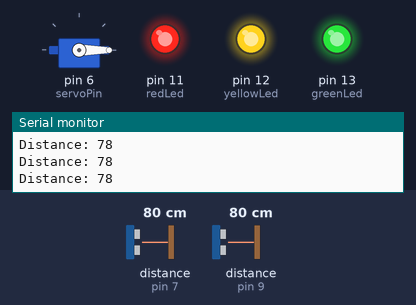
The sketch below on a simulated Arduino Uno, built with avr-gcc and run on an emulated ATmega328P. Shown: servo, output pins drawn as LEDs (lit = HIGH), the last lines printed to the serial monitor. Wiring (inferred from the names in the program): 2 × ultrasonic range finder: trigger pin 8, echo pin 7 / trigger pin 10, echo pin 9. The test bench sets the inputs (shaded band); at power-on: distance to the obstacle (sensors on pin 9, pin 7) 80 cm. The echo pulse lasts 58.3 µs per cm; pins used as bus, display or sensor lines are not drawn.

Above: at 1.3 s.
1.4 s: distance to the obstacle (sensor on pin 9) set to 32 cm
2.9 s: distance to the obstacle (sensor on pin 9) set to 26 cm
At 3.7 s:
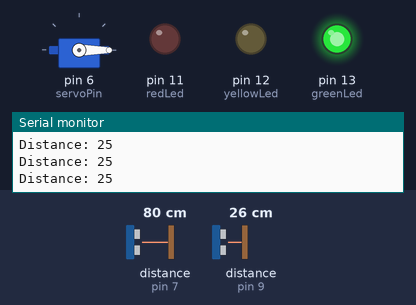
4.4 s: distance to the obstacle (sensor on pin 9) set to 22 cm
5.9 s: distance to the obstacle (sensor on pin 9) set to 18 cm
At 6.5 s:
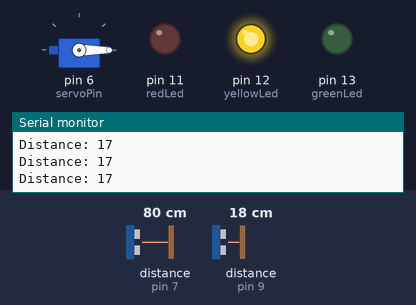
7.4 s: distance to the obstacle (sensor on pin 9) set to 13 cm
8.9 s: distance to the obstacle (sensor on pin 9) set to 10 cm
At 9.4 s:
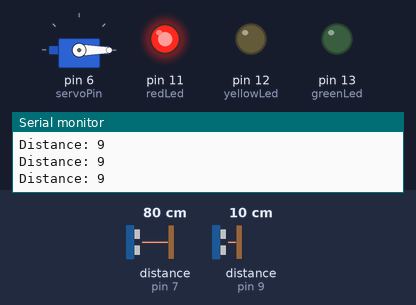
Timing chart, 0 to 11.4 s (numbered marks = the images above; inputs shaded):
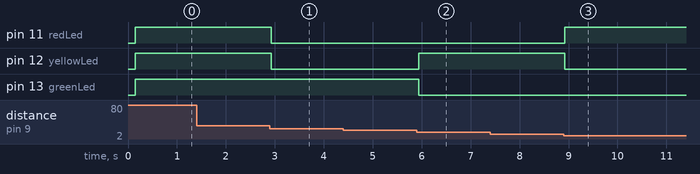

Measured:
- the behaviour switches between 29 and 28 cm on distance to the obstacle (sensor on pin 9) (found by bisection; images 0 and 1)
- the behaviour switches between 21 and 20 cm on distance to the obstacle (sensor on pin 9) (found by bisection; images 1 and 2)
- the behaviour switches between 12 and 11 cm on distance to the obstacle (sensor on pin 9) (found by bisection; images 2 and 3)
- after the input at 2.9 s, pin 11 (redLed), pin 12 (yellowLed): HIGH → LOW at once
- after the input at 5.9 s, pin 12 (yellowLed): LOW → HIGH at once; pin 13 (greenLed): HIGH → LOW at once
- after the input at 8.9 s, pin 11 (redLed): LOW → HIGH at once; pin 12 (yellowLed): HIGH → LOW at once

The sketch:

sketch_oct30b_openlid_final.ino
```cpp
#include <Servo.h>

Servo servo;


// Pin INIT

int trigPin = 8;
int echoPin = 7;
int servoPin = 6;

int greenLed = 13;
int yellowLed = 12;
int redLed = 11;


//int greenLed = 2;
//int yellowLed = 4;
//int redLed = 3;

const int trigPinBin = 10;
const int echoPinBin = 9;

long durationBin ;
int distanceBin ;

int led= 10;
long duration, dist, average;
long aver[3];
long distBinPC;

// Pin Setup


void setup() {
    servo.attach(servoPin);
    pinMode(trigPin, OUTPUT);
    pinMode(echoPin, INPUT);

    pinMode(trigPinBin, OUTPUT);
    pinMode(echoPinBin, INPUT);
    Serial.begin(19200);

   pinMode(greenLed, OUTPUT);
   pinMode(redLed, OUTPUT);
   pinMode(yellowLed, OUTPUT);

    servo.write(0);
    delay(100);
    servo.detach();
}


// Measure the dist of the person

void measure() {
  digitalWrite(10,HIGH);
  digitalWrite(trigPin, LOW);
  delayMicroseconds(5);
  digitalWrite(trigPin, HIGH);
  delayMicroseconds(15);
  digitalWrite(trigPin, LOW);
  pinMode(echoPin, INPUT);
duration = pulseIn(echoPin, HIGH);
dist = (duration/2) / 29.1;
}

void loop() {
  for (int i=0;i<=2;i++) {
    measure();
   aver[i]=dist;
    delay(10);
  }
 dist=(aver[0]+aver[1]+aver[2])/3;


// Amount of Bin

digitalWrite(trigPinBin, LOW);
delayMicroseconds(2);
digitalWrite(trigPinBin, HIGH);
delayMicroseconds(10);
digitalWrite(trigPinBin, LOW);
durationBin = pulseIn(echoPinBin, HIGH);
distanceBin = durationBin*0.034/2;
Serial.print("Distance: ");

Serial.println(distanceBin);


// Error

if(distanceBin > 2000){
  Serial.println("Error");
}


// Displays Level of bin in LED


switch(distanceBin){
  case 27:
  digitalWrite(greenLed, HIGH);
  digitalWrite(yellowLed, LOW);
  digitalWrite(redLed, LOW);
  break;

  case 26:
  digitalWrite(greenLed, HIGH);
  digitalWrite(yellowLed, LOW);
  digitalWrite(redLed, LOW);
  break;

  case 25:
  digitalWrite(greenLed, HIGH);
  digitalWrite(yellowLed, LOW);
  digitalWrite(redLed, LOW);
  break;

  case 24:
  digitalWrite(greenLed, HIGH);
  digitalWrite(yellowLed, LOW);
  digitalWrite(redLed, LOW);
  break;

  case 23:
  digitalWrite(greenLed, HIGH);
  digitalWrite(yellowLed, LOW);
  digitalWrite(redLed, LOW);
  break;

  case 22:
  digitalWrite(greenLed, HIGH);
  digitalWrite(yellowLed, LOW);
  digitalWrite(redLed, LOW);
  break;

  case 21:
  digitalWrite(greenLed, HIGH);
  digitalWrite(yellowLed, LOW);
  digitalWrite(redLed, LOW);
  break;

  case 20:
  digitalWrite(greenLed, HIGH);
  digitalWrite(yellowLed, LOW);
  digitalWrite(redLed, LOW);
  break;

  case 19:
  digitalWrite(greenLed, LOW);
  digitalWrite(yellowLed, HIGH);
  digitalWrite(redLed, LOW);
  break;

  case 18:
   digitalWrite(greenLed, LOW);
  digitalWrite(yellowLed, HIGH);
  digitalWrite(redLed, LOW);
  break;

  case 17:
 digitalWrite(greenLed, LOW);
  digitalWrite(yellowLed, HIGH);
  digitalWrite(redLed, LOW);
  break;

  case 16:
 digitalWrite(greenLed, LOW);
  digitalWrite(yellowLed, HIGH);
  digitalWrite(redLed, LOW);
  break;

  case 15:
 digitalWrite(greenLed, LOW);
  digitalWrite(yellowLed, HIGH);
  digitalWrite(redLed, LOW);
  break;

  case 14:
 digitalWrite(greenLed, LOW);
  digitalWrite(yellowLed, HIGH);
  digitalWrite(redLed, LOW);
  break;

  case 13:
 digitalWrite(greenLed, LOW);
  digitalWrite(yellowLed, HIGH);
  digitalWrite(redLed, LOW);
  break;

  case 12:
 digitalWrite(greenLed, LOW);
  digitalWrite(yellowLed, HIGH);
  digitalWrite(redLed, LOW);
  break;

  case 11:
 digitalWrite(greenLed, LOW);
  digitalWrite(yellowLed, HIGH);
  digitalWrite(redLed, LOW);
  break;

  case 10:
  digitalWrite(greenLed, LOW);
  digitalWrite(yellowLed, LOW);
  digitalWrite(redLed, HIGH);
  break;

  case 9:
  digitalWrite(greenLed, LOW);
  digitalWrite(yellowLed, LOW);
  digitalWrite(redLed, HIGH);
  break;

  case 8:
  digitalWrite(greenLed, LOW);
  digitalWrite(yellowLed, LOW);
  digitalWrite(redLed, HIGH);
  break;

  case 7:
  digitalWrite(greenLed, LOW);
  digitalWrite(yellowLed, LOW);
  digitalWrite(redLed, HIGH);
  break;

  case 6:
  digitalWrite(greenLed, LOW);
  digitalWrite(yellowLed, LOW);
  digitalWrite(redLed, HIGH);
  break;

  case 5:
  digitalWrite(greenLed, LOW);
  digitalWrite(yellowLed, LOW);
  digitalWrite(redLed, HIGH);
  break;

  case 4:
  digitalWrite(greenLed, LOW);
  digitalWrite(yellowLed, LOW);
  digitalWrite(redLed, HIGH);
  break;

  case 3:
  digitalWrite(greenLed, LOW);
  digitalWrite(yellowLed, LOW);
  digitalWrite(redLed, HIGH);
  break;

  case 2:
  digitalWrite(greenLed, LOW);
  digitalWrite(yellowLed, LOW);
  digitalWrite(redLed, HIGH);
  break;

  case 1:
  digitalWrite(greenLed, LOW);
  digitalWrite(yellowLed, LOW);
  digitalWrite(redLed, HIGH);
  break;


default:
digitalWrite(greenLed, HIGH);
digitalWrite(yellowLed, HIGH);
digitalWrite(redLed, HIGH);
break;
}

//if(distanceBin <= 28 || distanceBin >= 20){
//  digitalWrite(greenLed, HIGH);
//  digitalWrite(yellowLed, LOW);
//  digitalWrite(redLed, LOW);
//
//} else if(distanceBin <= 19 || distanceBin >= 8){
//  digitalWrite(greenLed, LOW);
//  digitalWrite(yellowLed, HIGH);
//  digitalWrite(redLed, LOW);
//
//}else if(distanceBin <= 7 || distanceBin >= 0){
//  digitalWrite(greenLed, LOW);
//  digitalWrite(yellowLed, LOW);
//  digitalWrite(redLed, HIGH);
//
//}else{
////  digitalWrite(LED1, HIGH);
////  delay(200);
////  digitalWrite(LED2, HIGH);
////  delay(200);
////  digitalWrite(LED3, HIGH);
////  delay(200);
////  digitalWrite(LED1, LOW);
////  delay(300);
////  digitalWrite(LED2, LOW);
////  delay(300);
////  digitalWrite(LED3, LOW);
////  delay(300);
//
//
//digitalWrite(greenLed, HIGH);
//  digitalWrite(yellowLed, HIGH);
//  digitalWrite(redLed, HIGH);
//
//}


// Open the lid


if ( dist<50 && (distanceBin > 5 || distanceBin > 2000)) {
 servo.attach(servoPin);
 delay(1);
 servo.write(0);
 delay(3000);
 servo.write(180);
 delay(1000);
 servo.detach();
}
}
```
